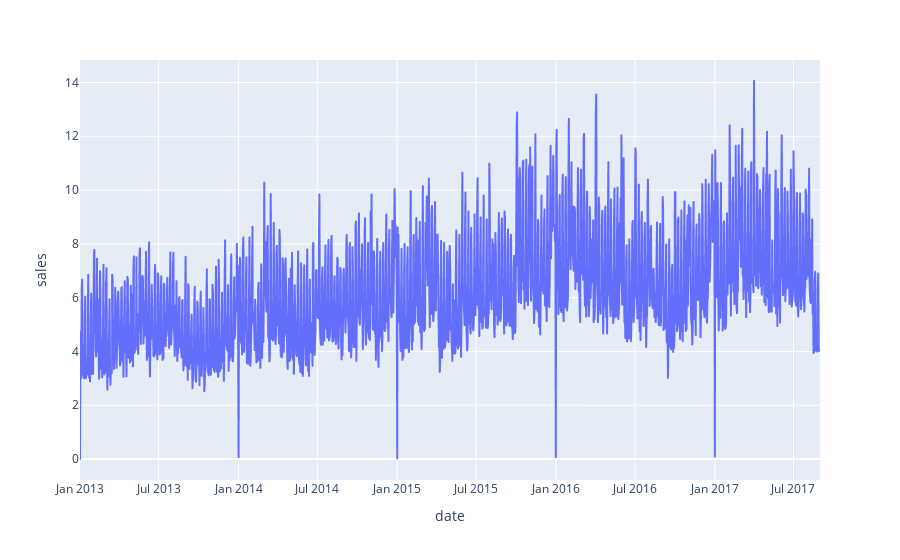

Notebook code for this chart:
### Markdown cell above
I wersja wykresu

### Code cell
fig = px.line(df_concat, x='date', y='sales')
fig.show()

### Figure 1 — Plotly figure (JSON) as saved in the notebook; plotly's stock layout.template omitted (floating-point values rounded to 4 significant figures; data arrays with more than 128 entries replaced by an {"elided": "..."} marker saying what was removed)
{"data": [{"hovertemplate": "date=%{x}<br>sales=%{y}<extra></extra>", "legendgroup": "", "line": {"color": "#636efa", "dash": "solid"}, "marker": {"symbol": "circle"}, "mode": "lines", "name": "", "showlegend": false, "type": "scattergl", "x": {"elided": "1700 str values"}, "xaxis": "x", "y": {"elided": "1700 float values"}, "yaxis": "y"}], "layout": {"legend": {"tracegroupgap": 0}, "margin": {"t": 60}, "xaxis": {"anchor": "y", "domain": [0, 1], "title": {"text": "date"}}, "yaxis": {"anchor": "x", "domain": [0, 1], "title": {"text": "sales"}}}}
